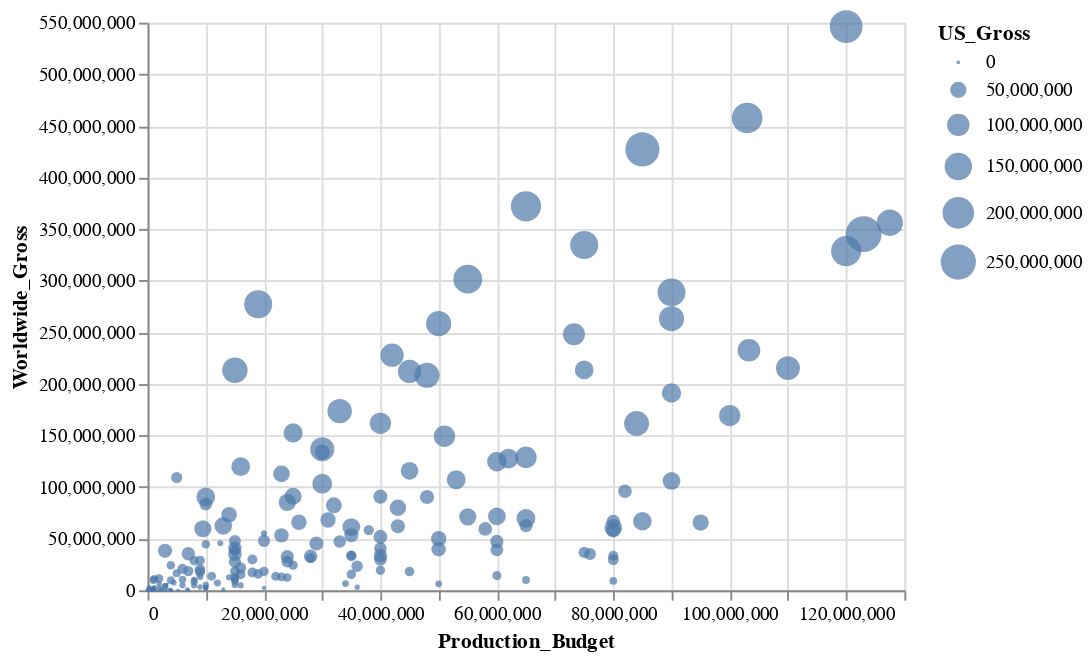

Notebook source saved alongside this figure:
### Code cell
alt.Chart(filmes_2000).mark_point(filled=True).encode(
    alt.X('Production_Budget'),
    alt.Y('Worldwide_Gross'),
    alt.Size('US_Gross')
)

### Figure 1 — Vega-Lite specification as saved in the notebook (floating-point values rounded to 4 significant figures; data arrays with more than 128 entries replaced by an {"elided": "..."} marker saying what was removed)
{"config": {"view": {"continuousWidth": 400, "continuousHeight": 300}}, "data": {"name": "data-07b5306da37fdc34e4db36a5f2c45f13"}, "mark": {"type": "point", "filled": true}, "encoding": {"size": {"field": "US_Gross", "type": "quantitative"}, "x": {"field": "Production_Budget", "type": "quantitative"}, "y": {"field": "Worldwide_Gross", "type": "quantitative"}}, "$schema": "https://vega.github.io/schema/vega-lite/v4.17.0.json", "datasets": {"data-07b5306da37fdc34e4db36a5f2c45f13": {"elided": "188 records"}}}
